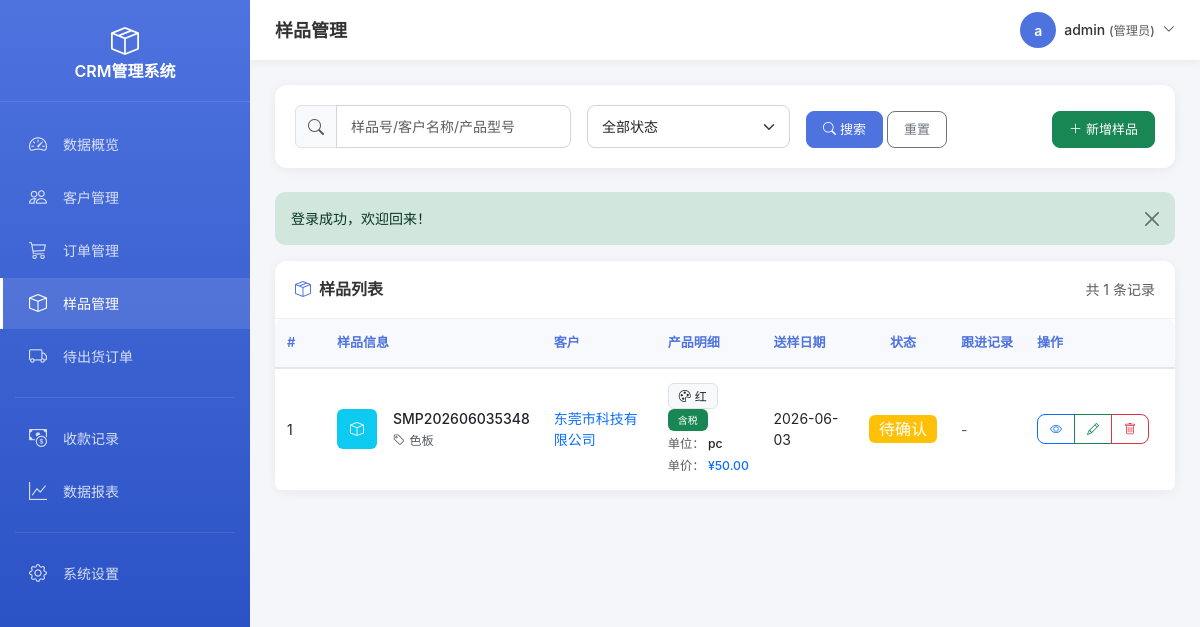
Screenshot of /sample.php (signed in) with the database file from the repository.
### tables this page shows
CREATE TABLE `sample_record` (
  `id` int(11) UNSIGNED NOT NULL COMMENT '主键ID',
  `sample_no` varchar(50) NOT NULL COMMENT '样品号(唯一)',
  `customer_id` int(11) UNSIGNED NOT NULL COMMENT '关联客户ID',
  `product_model` varchar(100) NOT NULL COMMENT '产品型号',
  `quantity` int(11) NOT NULL DEFAULT '1' COMMENT '数量',
  `unit` varchar(20) NOT NULL DEFAULT '个' COMMENT '单位',
  `unit_price` decimal(10,2) DEFAULT NULL COMMENT '单价',
  `color` varchar(50) DEFAULT NULL COMMENT '颜色',
  `ratio` varchar(50) DEFAULT NULL COMMENT '比例',
  `tax_included` tinyint(1) NOT NULL DEFAULT '0' COMMENT '是否含税：0不含税 1含税',
  `send_date` date NOT NULL COMMENT '送样日期',
  `sample_status` tinyint(1) NOT NULL DEFAULT '1' COMMENT '样品状态：1待确认 2已确认 3已退回 4已量产',
  `follow_up` text COMMENT '跟进记录',
  `remark` text COMMENT '备注',
  `create_time` datetime NOT NULL DEFAULT CURRENT_TIMESTAMP COMMENT '创建时间',
  `update_time` datetime NOT NULL DEFAULT CURRENT_TIMESTAMP ON UPDATE CURRENT_TIMESTAMP COMMENT '更新时间'
);

CREATE TABLE `customer` (
  `id` int(11) UNSIGNED NOT NULL COMMENT '主键ID',
  `customer_name` varchar(100) NOT NULL COMMENT '客户名称',
  `contact` varchar(50) DEFAULT NULL COMMENT '联系人',
  `phone` varchar(20) DEFAULT NULL COMMENT '电话',
  `email` varchar(100) DEFAULT NULL COMMENT '邮箱',
  `address` varchar(255) DEFAULT NULL COMMENT '地址',
  `remark` text COMMENT '备注',
  `create_time` datetime NOT NULL DEFAULT CURRENT_TIMESTAMP COMMENT '创建时间',
  `update_time` datetime NOT NULL DEFAULT CURRENT_TIMESTAMP ON UPDATE CURRENT_TIMESTAMP COMMENT '更新时间'
);

### config/database.php (called while the page is built, shortened)
<?php
function getDB() {
    static $pdo = null;
    if ($pdo === null) {
        try {
            $dsn = "mysql:host=" . DB_HOST . ";dbname=" . DB_NAME . ";charset=" . DB_CHARSET;
            $options = [
                PDO::ATTR_ERRMODE => PDO::ERRMODE_EXCEPTION,
                PDO::ATTR_DEFAULT_FETCH_MODE => PDO::FETCH_ASSOC,
                PDO::ATTR_EMULATE_PREPARES => false,
            ];
            $pdo = new PDO($dsn, DB_USER, DB_PASS, $options);
        } catch (PDOException $e) {
            die("数据库连接失败: " . $e->getMessage());
        }
    }
    return $pdo;
}
function query($sql, $params = []) {
    $db = getDB();
    $stmt = $db->prepare($sql);
    $stmt->execute($params);
    return $stmt;
}
function fetchAll($sql, $params = []) {
    return query($sql, $params)->fetchAll();
}
function fetchCount($sql, $params = []) {
    return query($sql, $params)->fetchColumn();
}

### sample.php (the view, shortened to what this page needs)
<?php
require_once __DIR__ . '/includes/header.php';
$keyword = isset($_GET['keyword']) ? trim($_GET['keyword']) : '';
$customerId = intval($_GET['customer_id'] ?? 0);
$where = "WHERE 1=1";
$params = [];
$page = intval(input('page', 1, 'get'));
$pageSize = 10;
$total = fetchCount(
    "SELECT COUNT(*) FROM sample_record sr
     LEFT JOIN customer c ON sr.customer_id = c.id
     {$where}",
    $params
);
$pagination = pagination($total, $page, $pageSize);
$samples = fetchAll(
    "SELECT sr.*, c.customer_name
     FROM sample_record sr
     LEFT JOIN customer c ON sr.customer_id = c.id
     {$where}
     ORDER BY sr.create_time DESC
     LIMIT {$pagination['offset']}, {$pagination['pageSize']}",
    $params
);
?>
<div class="card mb-4">
    <div class="card-body">
        <form method="GET" action="" class="row g-3 align-items-end">
            <div class="col-md-4">
                <div class="input-group">
                    <span class="input-group-text bg-light"><i class="bi bi-search text-muted"></i></span>
                    <input type="text" class="form-control" name="keyword" placeholder="样品号/客户名称/产品型号" value="<?php echo htmlspecialchars_string($keyword); ?>">
                </div>
            </div>
            <div class="col-md-3">
                <select class="form-select" name="status">
                    <option value="">全部状态</option>
                </select>
            </div>
            <div class="col-md-3">
                <button type="submit" class="btn btn-primary"><i class="bi bi-search me-1"></i>搜索</button>
                <a href="/sample.php<?php echo $customerId > 0 ? '?customer_id=' . $customerId : ''; ?>" class="btn btn-outline-secondary">重置</a>
            </div>
            <div class="col-md-2 text-md-end">
                <?php if (isAdmin()): ?>
                <a href="/sample_form.php?action=add" class="btn btn-success"><i class="bi bi-plus-lg me-1"></i>新增样品</a>
                <?php endif; ?>
            </div>
        </form>
    </div>
</div>
<div class="card">
    <div class="card-header d-flex justify-content-between align-items-center">
        <h5 class="mb-0"><i class="bi bi-box-seam me-2"></i>样品列表</h5>
        <span class="text-muted">共 <?php echo $total; ?> 条记录</span>
    </div>
    <div class="card-body p-0">
        <div class="table-responsive">
            <table class="table table-hover mb-0 align-middle">
                <thead class="table-light">
                    <tr>
                        <th style="width: 50px;">#</th>
                        <th>样品信息</th>
                        <th>客户</th>
                        <th>产品明细</th>
                        <th>送样日期</th>
                        <th class="text-center">状态</th>
                        <th>跟进记录</th>
                        <th style="width: 150px;">操作</th>
                    </tr>
                </thead>
                <tbody>
                    <?php foreach ($samples as $index => $sample): ?>
                    <tr>
                        <td><?php echo $pagination['offset'] + $index + 1; ?></td>
                        <td>
                            <div class="d-flex align-items-center">
                                <div class="bg-info text-white rounded d-flex align-items-center justify-content-center me-3" style="width: 40px; height: 40px;">
                                    <i class="bi bi-box"></i>
                                </div>
                                <div>
                                    <div class="fw-medium"><?php echo $sample['sample_no']; ?></div>
                                    <small class="text-muted"><i class="bi bi-tag me-1"></i><?php echo htmlspecialchars_string($sample['product_model']); ?></small>
                                </div>
                            </div>
                        </td>
                        <td>
                            <a href="/customer_form.php?id=<?php echo $sample['customer_id']; ?>&action=view" class="text-decoration-none">
                                <?php echo htmlspecialchars_string($sample['customer_name']); ?>
                            </a>
                        </td>
                        <td>
                            <div class="small">
                                <div class="mb-1">
                                    <?php if (!empty($sample['color'])): ?>
                                    <span class="badge bg-light text-dark border me-1"><i class="bi bi-palette me-1"></i><?php echo htmlspecialchars_string($sample['color']); ?></span>
                                    <?php endif; ?>
                                    <?php if ($sample['tax_included']): ?>
                                    <span class="badge bg-success" style="font-size: 10px;">含税</span>
                                    <?php else: ?>
                                    <span class="badge bg-secondary" style="font-size: 10px;">不含税</span>
                                    <?php endif; ?>
                                </div>
                                <div class="mb-1">
                                    <span class="text-muted">单位：</span>
                                    <span class="fw-medium"><?php echo htmlspecialchars_string($sample['unit'] ?? '个'); ?></span>
                                </div>
                                <?php if ($sample['unit_price'] > 0): ?>
                                <div>
                                    <span class="text-muted">单价：</span>
                                    <span class="text-primary fw-medium">¥<?php echo number_format($sample['unit_price'], 2); ?></span>
                                </div>
                                <?php endif; ?>
                            </div>
                        </td>
                        <td><?php echo formatDate($sample['send_date']); ?></td>
                        <td class="text-center">
                            <span class="badge <?php echo getSampleStatusClass($sample['sample_status']); ?> fs-6">
                                <?php echo getSampleStatusText($sample['sample_status']); ?>
                            </span>
                        </td>
                        <td>
                            <?php if (!empty($sample['follow_up'])): ?>
                            <small class="text-muted" title="<?php echo htmlspecialchars_string($sample['follow_up']); ?>">
                                <?php echo mb_strlen($sample['follow_up']) > 20 ? mb_substr($sample['follow_up'], 0, 20) . '...' : htmlspecialchars_string($sample['follow_up']); ?>
                            </small>
                            <?php else: ?>
                            <span class="text-muted">-</span>
                            <?php endif; ?>
                        </td>
                        <td>
                            <div class="btn-group">
                                <a href="/sample_form.php?id=<?php echo $sample['id']; ?>&action=view" class="btn btn-sm btn-outline-primary" title="查看">
                                    <i class="bi bi-eye"></i>
                                </a>
                                <?php if (isAdmin()): ?>
                                <a href="/sample_form.php?id=<?php echo $sample['id']; ?>&action=edit" class="btn btn-sm btn-outline-success" title="编辑">
                                    <i class="bi bi-pencil"></i>
                                </a>
                                <button type="button" class="btn btn-sm btn-outline-danger" onclick="confirmDelete(<?php echo $sample['id']; ?>, '<?php echo $sample['sample_no']; ?>')" title="删除">
                                    <i class="bi bi-trash"></i>
                                </button>
                                <?php endif; ?>
                            </div>
                        </td>
                    </tr>
                    <?php endforeach; ?>
                </tbody>
            </table>
        </div>
    </div>
</div>
<?php require_once __DIR__ . '/includes/footer.php'; ?>

### assets/css/style.css (style rules this page uses)
:root { --primary: #4e73df; --primary-dark: #2e59d9; --success: #1cc88a; --info: #36b9cc; --warning: #f6c23e; --danger: #e74a3b; --secondary: #858796; --light: #f8f9fc; --dark: #5a5c69; --sidebar-width: 250px; --topbar-height: 60px; }
* { margin: 0; padding: 0; box-sizing: border-box; }
body { font-family: -apple-system, BlinkMacSystemFont, 'Segoe UI', Roboto, 'Helvetica Neue', Arial, sans-serif; background-color: #f5f6fa; color: #333; font-size: 14px; line-height: 1.5; }
.card { border: none; border-radius: 12px; box-shadow: 0 2px 12px rgba(0,0,0,0.06); margin-bottom: 20px; }
.card-header { background: #fff; border-bottom: 1px solid #f0f0f0; padding: 18px 20px; border-radius: 12px 12px 0 0 !important; display: flex; align-items: center; justify-content: space-between; }
.card-header h5 { margin: 0; font-weight: 600; color: #333; font-size: 16px; }
.card-header h5 i { color: var(--primary); margin-right: 8px; }
.card-body { padding: 20px; }
.table-responsive { border-radius: 8px; }
.table { margin-bottom: 0; }
.table thead th { background: #f8f9fc; border-bottom: 2px solid #e3e6f0; font-weight: 600; color: var(--primary); font-size: 13px; padding: 14px 12px; white-space: nowrap; }
.table tbody td { padding: 14px 12px; vertical-align: middle; border-bottom: 1px solid #f0f0f0; }
.btn { border-radius: 8px; padding: 8px 16px; font-weight: 500; font-size: 13px; transition: all 0.2s; }
.btn-sm { padding: 5px 12px; font-size: 12px; }
.btn-primary { background: var(--primary); border-color: var(--primary); }
.form-control, .form-select { border-radius: 8px; border: 1px solid #d1d3e2; padding: 10px 14px; font-size: 14px; }
.badge { padding: 6px 10px; border-radius: 6px; font-weight: 500; font-size: 12px; }

### rows the page displays
sample_record: offset "1", sample_no "SMP202606035348", product_model "色板", customer.customer_name "东莞市科技有限公司", color "红", tax_included "含税", unit "pc", unit_price "50.00", send_date "2026-06-03", sample_status "待确认"

### other values shown
$pageTitle "样品管理"
mb_substr($currentUser['username'], 0, 1) "a"
htmlspecialchars_string($currentUser['username']) "admin"
$message['message'] "登录成功，欢迎回来！"
$total "1"
